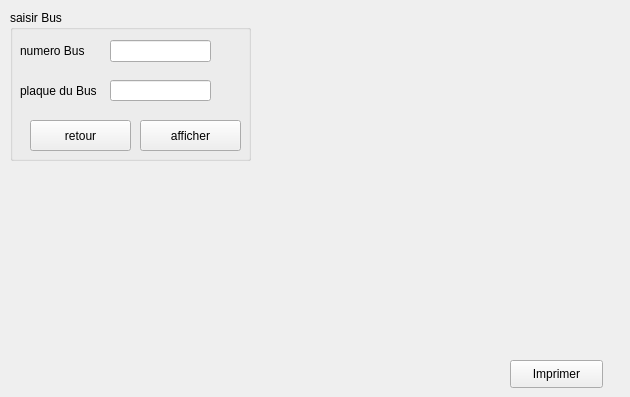
      <widget class="QWidget" name="tab_8">
       <attribute name="title">
        <string>afficher trajet</string>
       </attribute>
       <widget class="QGroupBox" name="groupBox_6">
        <property name="geometry">
         <rect>
          <x>10</x>
          <y>10</y>
          <width>241</width>
          <height>151</height>
         </rect>
        </property>
        <property name="title">
         <string>saisir Bus </string>
        </property>
        <widget class="QLabel" name="label_28">
         <property name="geometry">
          <rect>
           <x>10</x>
           <y>30</y>
           <width>101</width>
           <height>21</height>
          </rect>
         </property>
         <property name="text">
          <string>numero Bus</string>
         </property>
        </widget>
        <widget class="QLabel" name="label_29">
         <property name="geometry">
          <rect>
           <x>10</x>
           <y>70</y>
           <width>121</width>
           <height>21</height>
          </rect>
         </property>
         <property name="text">
          <string>plaque du Bus </string>
         </property>
        </widget>
        <widget class="QLineEdit" name="lineEdit_24">
         <property name="geometry">
          <rect>
           <x>100</x>
           <y>30</y>
           <width>101</width>
           <height>22</height>
          </rect>
         </property>
        </widget>
        <widget class="QLineEdit" name="lineEdit_25">
         <property name="geometry">
          <rect>
           <x>100</x>
           <y>70</y>
           <width>101</width>
           <height>21</height>
          </rect>
         </property>
        </widget>
        <widget class="QPushButton" name="pushButton_6">
         <property name="geometry">
          <rect>
           <x>130</x>
           <y>110</y>
           <width>101</width>
           <height>31</height>
          </rect>
         </property>
         <property name="text">
          <string>afficher</string>
         </property>
        </widget>
        <widget class="QPushButton" name="pushButton_7">
         <property name="geometry">
          <rect>
           <x>20</x>
           <y>110</y>
           <width>101</width>
           <height>31</height>
          </rect>
         </property>
         <property name="text">
          <string>retour</string>
         </property>
        </widget>
       </widget>
       <widget class="QLabel" name="label_55">
        <property name="geometry">
         <rect>
          <x>260</x>
          <y>10</y>
          <width>361</width>
          <height>341</height>
         </rect>
        </property>
        <property name="text">
         <string/>
        </property>
        <property name="pixmap">
         <pixmap>../../Pictures/maps.png</pixmap>
        </property>
       </widget>
       <widget class="QPushButton" name="pushButton_25">
        <property name="geometry">
         <rect>
          <x>510</x>
          <y>360</y>
          <width>93</width>
          <height>28</height>
         </rect>
        </property>
        <property name="text">
         <string>Imprimer</string>
        </property>
       </widget>
      </widget>
